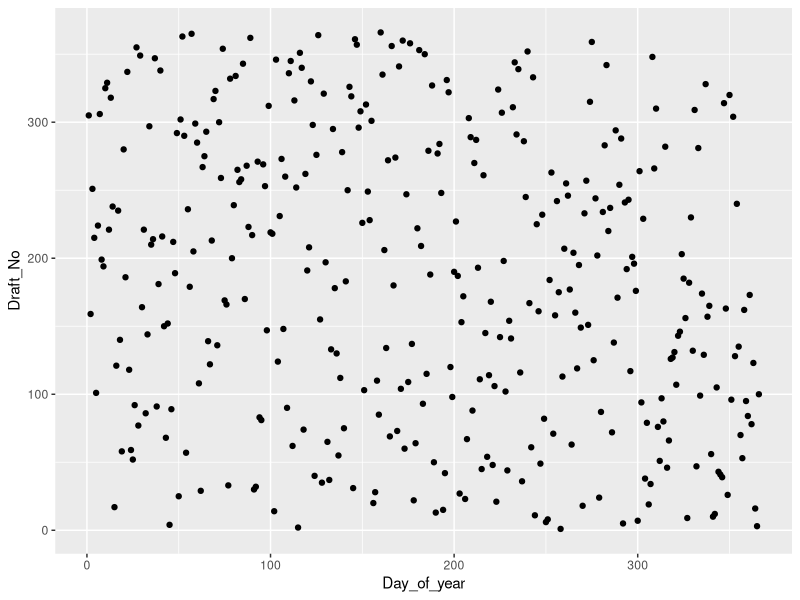
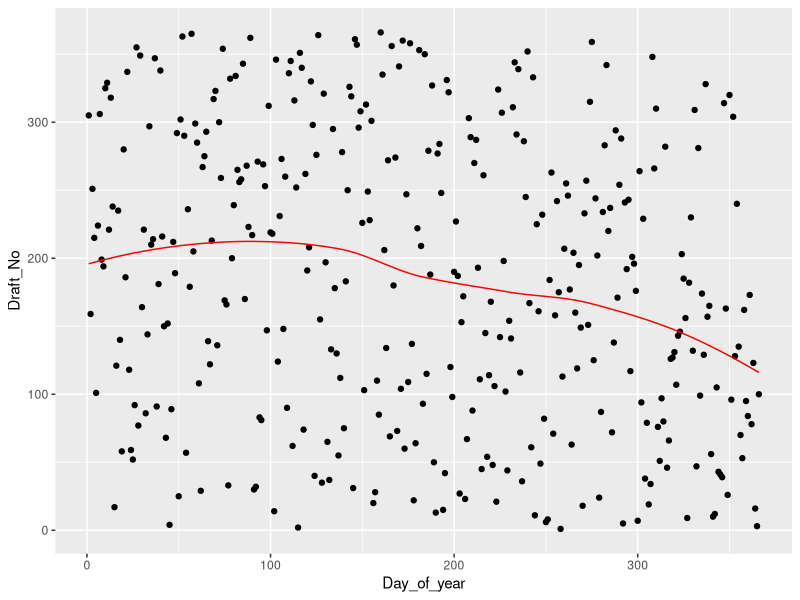
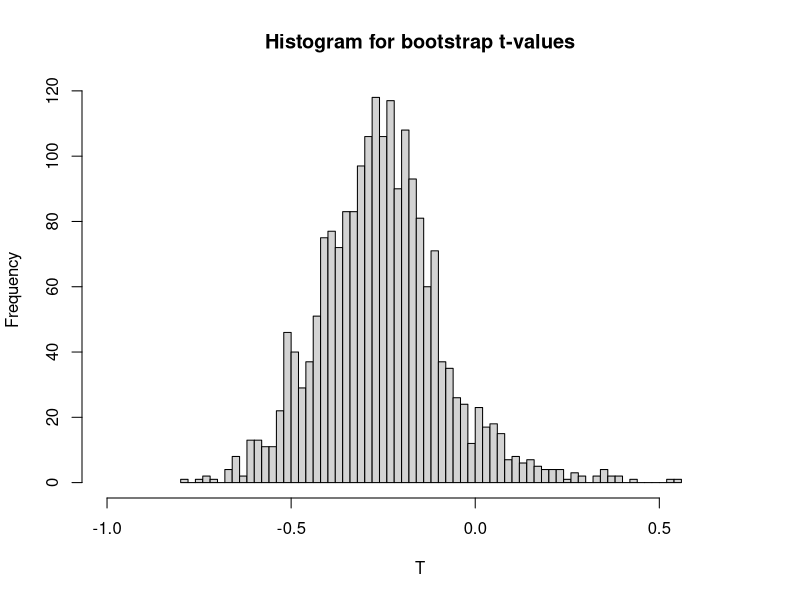
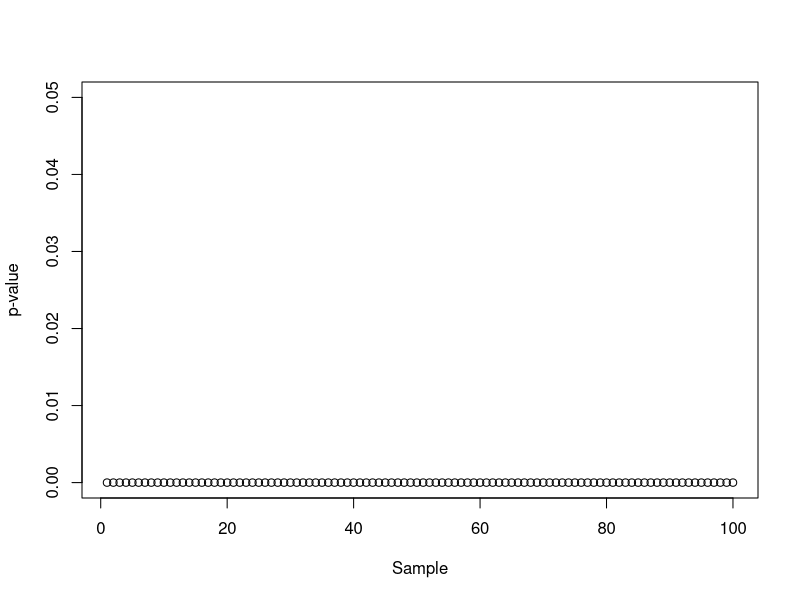
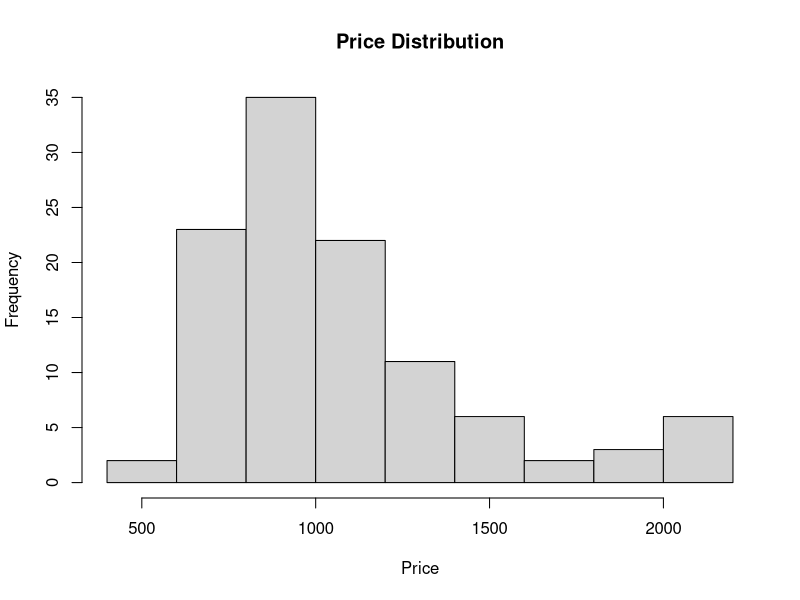
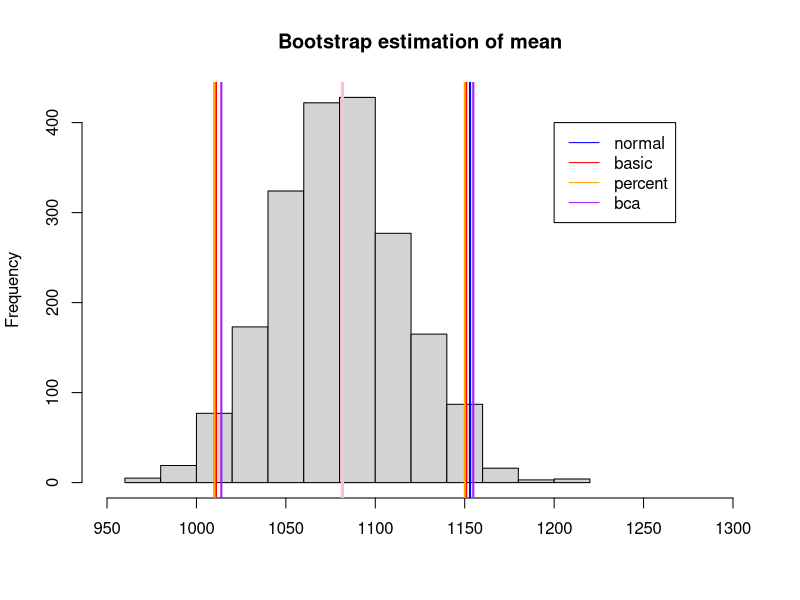
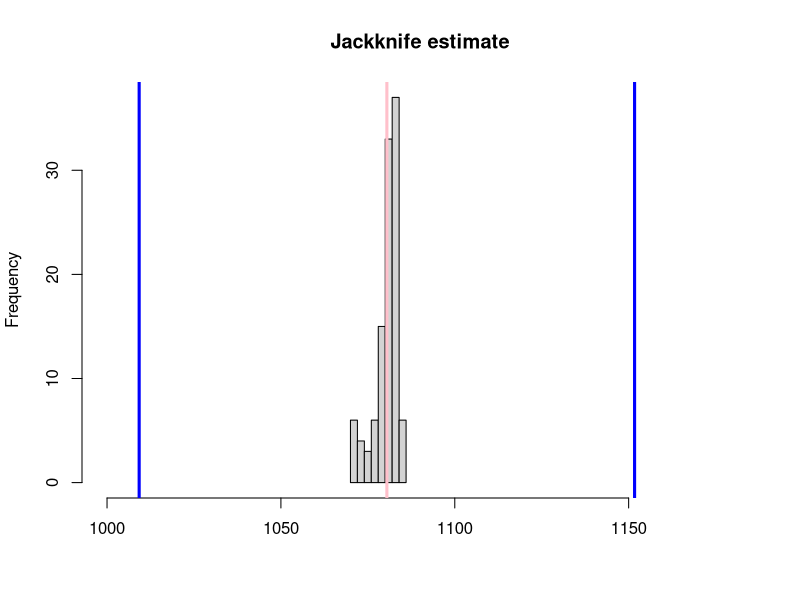

Generate these figures, in order, with R:
## ---- chunk 1
knitr::opts_chunk$set(echo = TRUE)
## ---- chunk 2
library(ggplot2)

lottery <- read.csv2("../data/lottery.csv")

q11 <- ggplot(lottery, aes(x = Day_of_year, y = Draft_No)) + geom_point()
plot(q11)

data <- data.frame(x=lottery$Day_of_year, y=lottery$Draft_No)
## ---- chunk 3
loessfit <- loess(y ~ x, data=data)
data$pred <- predict(loessfit, data$x)
## ---- chunk 4
q12 <- q11 + geom_path(data = data, aes(x=x, y=pred), col = "red")
plot(q12)
## ---- chunk 5
teststat <- function(model) {
    function(data) {
        xa <- data$x[which.min(data$y)]
        xb <- data$x[which.max(data$y)]

        fit <- model(y ~ x, data)

        ya <- predict(fit, xa)
        yb <- predict(fit, xb)

        (yb - ya) / (xb - xa)
    }
}

teststat_boot <- function(data, idx, stat) {
    data <- data[idx,]
    stat(data)
}
## ---- chunk 6
library(boot)

B <- 2000

set.seed(123456)
npboot <- boot(data=data, statistic=teststat_boot, R=B, stat=teststat(model=loess))
pvalue <- sum(npboot$t > 0) / B
## ---- chunk 7
hist(npboot$t, xlim = c(-1,0.7), breaks = 50,
     main = "Histogram for bootstrap t-values", xlab ="T")
## abline(v=quantile(npboot$t, c(0.95)), col = "red", lwd = 2)
## abline(v=teststat(loess)(data), col="orange", lwd=2)
## abline(v=mean(npboot$t), col="blue", lwd=2)
## ---- chunk 8
teststat_permutation<- function(data, B, stat) {
    n <- nrow(data)
    statistics <- rep(0, B)
    newdata <- data.frame(x=data$x, y=sample(data$y, n))

    for (b in 1:B) {
        statistics[b] <- stat(newdata)
        newdata$y <- sample(data$y, n)
    }

    sum(abs(statistics) >= abs(stat(data))) / B
}

set.seed(123456)
pvalue2 <- teststat_permutation(data, B, teststat(loess))
## ---- chunk 9
genranddata <- function(x, alpha) {
    data.frame(x=x, y=pmax(0, pmin(alpha * x + rnorm(length(x), mean=183, sd=10), 366)))
}

alphas <- seq(0.1, 10, by=0.1)
pvalues <- rep(0, length(alphas))

set.seed(123456)

for (i in 1:length(alphas)) {
    newdata <- genranddata(data$x, alphas[i])
    pvalues[i] <- teststat_permutation(newdata, 200, teststat(loess))
}

rejectionrate <- sum(pvalues <= 0.05) / length(pvalues)
## ---- chunk 10
plot(pvalues, xlab="Sample", ylab="p-value", ylim=c(0, 0.05))
## ---- chunk 11
price <- read.csv("../data/prices1.csv", sep=";")
## ---- chunk 12
hist(price$Price, main="Price Distribution", xlab="Price")
## ---- chunk 13
bootmean <- function(data,ind){
  data <- data[ind]
  mean(data)
}

B <- 2000

set.seed(123456)
estmean <- boot(data = price$Price,bootmean, R = B)

bias_corrected_estmean <- 2 * estmean$t0 - mean(estmean$t)

bias_correction <- mean(estmean$t- estmean$t0)

estvar <- sum((estmean$t - mean(estmean$t))^2) / (B - 1)

cibo <- boot.ci(estmean)
## ---- chunk 14
hist(estmean$t, xlim = c(950,1300), main = "Bootstrap estimation of mean", xlab = "")
abline(v=bias_corrected_estmean, col="pink", lwd=3)
abline(v=cibo$normal[2:3], col = "blue", lwd = 2)
abline(v=cibo$basic[4:5], col = "red", lwd = 2)
abline(v=cibo$percent[4:5], col = "orange", lwd = 2)
abline(v=cibo$bca[4:5], col = "purple", lwd = 2)
legend(y=400, x=1200, c("normal","basic","percent","bca"), lty = c(1,1),
       col=c("blue", "red", "orange", "purple"))
## ---- chunk 15
jackknife <- function(data,B,tstat){
  stopifnot(B >= 0 && B <= length(data))

  est <- rep(1, times = B)

  for(i in 1:B){
    est[i] <- tstat(data[-i])
  }

  return(est)
}

jackest <- jackknife(price$Price, B=length(price$Price), tstat=mean)
jackestmean <- mean(jackest)

n <- length(price$Price)

tstar <- n * mean(price$Price) - (n - 1) * jackest
JT <- mean(tstar)
jackvar <- sum((tstar - JT)^2) / (n * (n - 1))

lowerci <- JT - 1.96 * sqrt(jackvar)
upperci <- JT + 1.96 * sqrt(jackvar)
## ---- chunk 16
hist(jackest,breaks = 10, xlim = c(1000, 1180), xlab = "", main = "Jackknife estimate")
abline(v=jackestmean, col="pink", lwd=3)
abline(v=lowerci, col="blue", lwd = 3)
abline(v=upperci, col="blue", lwd = 3)
## ---- chunk 17
library(knitr)

cimatrix <- rbind(
  c("Normal", cibo$normal[2], mean(estmean$t), cibo$normal[3]),
  c("Percent", cibo$percent[4], mean(estmean$t), cibo$percent[5]),
  c("Basic", cibo$basic[4], mean(estmean$t), cibo$basic[5]),
  c("BCa", cibo$bca[4], mean(estmean$t), cibo$bca[5]),
  c("Jackknife", lowerci, mean(jackest), upperci)
)
colnames(cimatrix) <- c("Name", "Lower", "Mean", "Upper")

cimatrix[, 2:4] <- round(as.numeric(cimatrix[, 2:4]))

kable(cimatrix)
